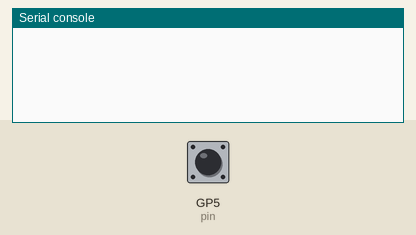
Simulated run of this program. Board: Raspberry Pi Pico running MicroPython. Shown: the last lines printed to the serial console. The test bench sets the inputs (shaded band); at power-on: GP5 (pin) HIGH.

Above: at 1.2 s.
1.3 s: GP5 (pin) pulled LOW for 0.15 s
At 2.0 s:
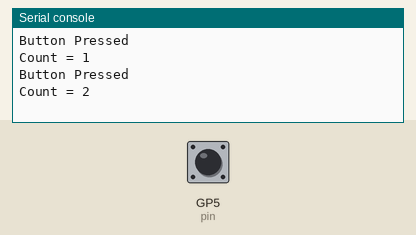
2.9 s: GP5 (pin) pulled LOW for 1 s
At 4.8 s:
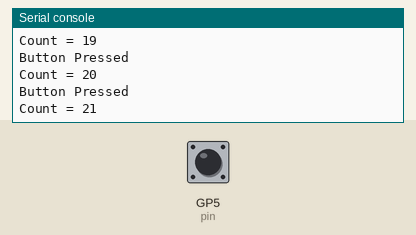
5.4 s: GP5 (pin) pulled LOW for 0.15 s
At 6.8 s:
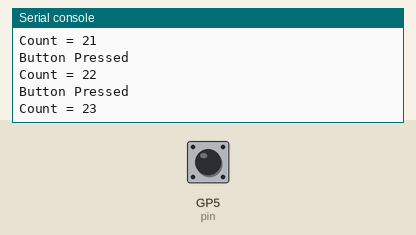
Timing chart, 0 to 8.4 s (numbered marks = the images above; inputs shaded):
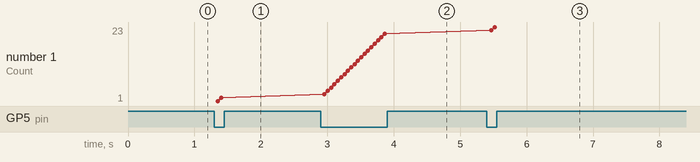

The program:

gpio_interrupt.py
```python
from machine import Pin
import utime

counter = 0
pin = Pin(5, Pin.IN, Pin.PULL_UP)

def debounce(pin):
    debounce_time = 50
    current_value = pin.value()
    utime.sleep_ms(debounce_time)
    if pin.value() == current_value:
        return True
    return False

while True:
    if debounce(pin) == False:
        continue
    if pin.value() == 0:
        print("Button Pressed")
        counter += 1
        print("Count = {}".format(counter))
```

Measured:
- after the input at 1.3 s, the serial console: prints a new line after 0.05 s (image 1)
- after the input at 2.9 s, the serial console: prints a new line after 0.06 s (image 2)
- after the input at 5.4 s, the serial console: prints a new line after 0.07 s (image 3)
- plotted number 1: 2 → 21 after the input at 2.9 s, 21 → 23 after the input at 5.4 s
